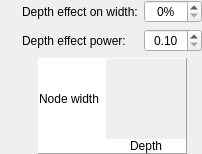
        <widget class="QWidget" name="widget_4" native="true">
         <layout class="QGridLayout" name="gridLayout_6">
          <property name="leftMargin">
           <number>0</number>
          </property>
          <property name="topMargin">
           <number>0</number>
          </property>
          <property name="rightMargin">
           <number>0</number>
          </property>
          <property name="bottomMargin">
           <number>0</number>
          </property>
          <item row="0" column="2">
           <widget class="InfoTextWidget" name="depthEffectOnWidthInfoText" native="true">
            <property name="sizePolicy">
             <sizepolicy hsizetype="Fixed" vsizetype="Fixed">
              <horstretch>0</horstretch>
              <verstretch>0</verstretch>
             </sizepolicy>
            </property>
            <property name="minimumSize">
             <size>
              <width>16</width>
              <height>16</height>
             </size>
            </property>
           </widget>
          </item>
          <item row="1" column="2">
           <widget class="InfoTextWidget" name="depthPowerInfoText" native="true">
            <property name="sizePolicy">
             <sizepolicy hsizetype="Fixed" vsizetype="Fixed">
              <horstretch>0</horstretch>
              <verstretch>0</verstretch>
             </sizepolicy>
            </property>
            <property name="minimumSize">
             <size>
              <width>16</width>
              <height>16</height>
             </size>
            </property>
           </widget>
          </item>
          <item row="0" column="3">
           <widget class="QLabel" name="label_4">
            <property name="sizePolicy">
             <sizepolicy hsizetype="Minimum" vsizetype="Preferred">
              <horstretch>0</horstretch>
              <verstretch>0</verstretch>
             </sizepolicy>
            </property>
            <property name="text">
             <string>Depth effect on width:</string>
            </property>
           </widget>
          </item>
          <item row="0" column="4">
           <widget class="QDoubleSpinBox" name="depthEffectOnWidthSpinBox">
            <property name="sizePolicy">
             <sizepolicy hsizetype="Minimum" vsizetype="Fixed">
              <horstretch>0</horstretch>
              <verstretch>0</verstretch>
             </sizepolicy>
            </property>
            <property name="focusPolicy">
             <enum>Qt::StrongFocus</enum>
            </property>
            <property name="alignment">
             <set>Qt::AlignCenter</set>
            </property>
            <property name="suffix">
             <string>%</string>
            </property>
            <property name="decimals">
             <number>0</number>
            </property>
            <property name="minimum">
             <double>0.000000000000000</double>
            </property>
            <property name="maximum">
             <double>100.000000000000000</double>
            </property>
            <property name="singleStep">
             <double>5.000000000000000</double>
            </property>
           </widget>
          </item>
          <item row="1" column="4">
           <widget class="QDoubleSpinBox" name="depthPowerSpinBox">
            <property name="sizePolicy">
             <sizepolicy hsizetype="Minimum" vsizetype="Fixed">
              <horstretch>0</horstretch>
              <verstretch>0</verstretch>
             </sizepolicy>
            </property>
            <property name="focusPolicy">
             <enum>Qt::StrongFocus</enum>
            </property>
            <property name="alignment">
             <set>Qt::AlignCenter</set>
            </property>
            <property name="minimum">
             <double>0.100000000000000</double>
            </property>
            <property name="maximum">
             <double>1.000000000000000</double>
            </property>
            <property name="singleStep">
             <double>0.050000000000000</double>
            </property>
           </widget>
          </item>
          <item row="1" column="3">
           <widget class="QLabel" name="label_36">
            <property name="sizePolicy">
             <sizepolicy hsizetype="Minimum" vsizetype="Preferred">
              <horstretch>0</horstretch>
              <verstretch>0</verstretch>
             </sizepolicy>
            </property>
            <property name="text">
             <string>Depth effect power:</string>
            </property>
           </widget>
          </item>
          <item row="1" column="0">
           <spacer name="horizontalSpacer_9">
            <property name="orientation">
             <enum>Qt::Horizontal</enum>
            </property>
            <property name="sizeType">
             <enum>QSizePolicy::Expanding</enum>
            </property>
            <property name="sizeHint" stdset="0">
             <size>
              <width>0</width>
              <height>20</height>
             </size>
            </property>
           </spacer>
          </item>
          <item row="1" column="6">
           <spacer name="horizontalSpacer_5">
            <property name="orientation">
             <enum>Qt::Horizontal</enum>
            </property>
            <property name="sizeType">
             <enum>QSizePolicy::Expanding</enum>
            </property>
            <property name="sizeHint" stdset="0">
             <size>
              <width>0</width>
              <height>20</height>
             </size>
            </property>
           </spacer>
          </item>
          <item row="2" column="3" colspan="2">
           <widget class="QWidget" name="widget_7" native="true">
            <layout class="QHBoxLayout" name="horizontalLayout_3">
             <property name="leftMargin">
              <number>0</number>
             </property>
             <property name="topMargin">
              <number>0</number>
             </property>
             <property name="rightMargin">
              <number>0</number>
             </property>
             <property name="bottomMargin">
              <number>0</number>
             </property>
             <item>
              <spacer name="horizontalSpacer_7">
               <property name="orientation">
                <enum>Qt::Horizontal</enum>
               </property>
               <property name="sizeType">
                <enum>QSizePolicy::Expanding</enum>
               </property>
               <property name="sizeHint" stdset="0">
                <size>
                 <width>0</width>
                 <height>20</height>
                </size>
               </property>
              </spacer>
             </item>
             <item>
              <widget class="QFrame" name="frame">
               <property name="frameShape">
                <enum>QFrame::Panel</enum>
               </property>
               <property name="frameShadow">
                <enum>QFrame::Raised</enum>
               </property>
               <layout class="QGridLayout" name="gridLayout_5">
                <property name="leftMargin">
                 <number>0</number>
                </property>
                <property name="topMargin">
                 <number>0</number>
                </property>
                <property name="rightMargin">
                 <number>0</number>
                </property>
                <property name="bottomMargin">
                 <number>0</number>
                </property>
                <property name="spacing">
                 <number>0</number>
                </property>
                <item row="0" column="3">
                 <widget class="NodeWidthVisualAid" name="nodeWidthVisualAid" native="true">
                  <property name="sizePolicy">
                   <sizepolicy hsizetype="Fixed" vsizetype="Fixed">
                    <horstretch>0</horstretch>
                    <verstretch>0</verstretch>
                   </sizepolicy>
                  </property>
                  <property name="minimumSize">
                   <size>
                    <width>80</width>
                    <height>80</height>
                   </size>
                  </property>
                 </widget>
                </item>
                <item row="0" column="2">
                 <widget class="QLabel" name="label_38">
                  <property name="sizePolicy">
                   <sizepolicy hsizetype="Fixed" vsizetype="Preferred">
                    <horstretch>0</horstretch>
                    <verstretch>0</verstretch>
                   </sizepolicy>
                  </property>
                  <property name="minimumSize">
                   <size>
                    <width>5</width>
                    <height>0</height>
                   </size>
                  </property>
                  <property name="styleSheet">
                   <string notr="true">background-color: rgb(255, 255, 255)</string>
                  </property>
                  <property name="text">
                   <string/>
                  </property>
                 </widget>
                </item>
                <item row="0" column="1">
                 <widget class="VerticalLabel" name="label_37">
                  <property name="sizePolicy">
                   <sizepolicy hsizetype="Minimum" vsizetype="Preferred">
                    <horstretch>0</horstretch>
                    <verstretch>0</verstretch>
                   </sizepolicy>
                  </property>
                  <property name="styleSheet">
                   <string notr="true">background-color: rgb(255, 255, 255)</string>
                  </property>
                  <property name="text">
                   <string>Node width</string>
                  </property>
                  <property name="alignment">
                   <set>Qt::AlignCenter</set>
                  </property>
                 </widget>
                </item>
                <item row="1" column="1" colspan="2">
                 <widget class="QLabel" name="label_40">
                  <property name="styleSheet">
                   <string notr="true">background-color: rgb(255, 255, 255)</string>
                  </property>
                  <property name="text">
                   <string/>
                  </property>
                 </widget>
                </item>
                <item row="1" column="3">
                 <widget class="QLabel" name="label_39">
                  <property name="styleSheet">
                   <string notr="true">background-color: rgb(255, 255, 255)</string>
                  </property>
                  <property name="text">
                   <string>Depth</string>
                  </property>
                  <property name="alignment">
                   <set>Qt::AlignCenter</set>
                  </property>
                 </widget>
                </item>
               </layout>
              </widget>
             </item>
             <item>
              <spacer name="horizontalSpacer_6">
               <property name="orientation">
                <enum>Qt::Horizontal</enum>
               </property>
               <property name="sizeType">
                <enum>QSizePolicy::Expanding</enum>
               </property>
               <property name="sizeHint" stdset="0">
                <size>
                 <width>0</width>
                 <height>20</height>
                </size>
               </property>
              </spacer>
             </item>
            </layout>
           </widget>
          </item>
         </layout>
        </widget>
